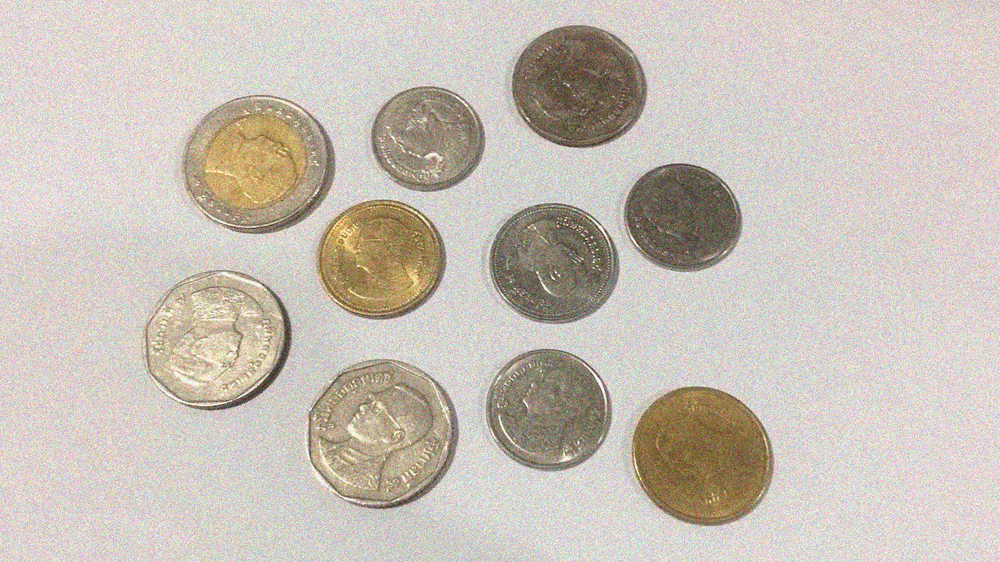
#> input picture 8_Python_&_OpenCV_Image_Processing/39.png, 1000 x 562 px, shrunk from 1366 x 768 before the run, found by its file name
$ python 39_OpenCV.py
#> lines starting #> are read from the running program, lines starting #| are printed output that depends on the picture; after the words box and inside, x2 and y2 are one past the last pixel; in counts of white or black regions, pixels touching at a corner belong together
#https://medium.com/super-ai-engineer/%E0%B8%A1%E0%B8%B2%E0%B8%A3%E0%B8%B9%E0%B9%89%E0%B8%88%E0%B8%B1%E0%B8%81%E0%B8%81%E0%B8%B1%E0%B8%9A-morphological-image-processing-%E0%B8%81%E0%B8%B1%E0%B8%99%E0%B8%94%E0%B8%B5%E0%B8%81%E0%B8%A7%E0%B9%88%E0%B8%B2-da5ea9b7bbad
import cv2
import matplotlib.pyplot as plt

img = cv2.imread("Python/8_Python_&_OpenCV_Image_Processing/39.png",0)
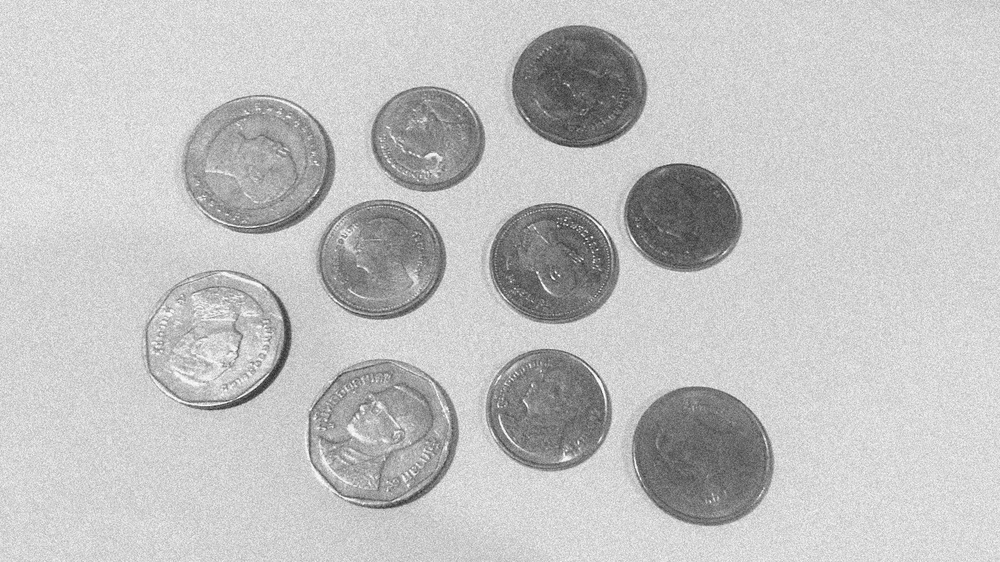
#> img: shape (562, 1000); min 37, max 255, mean 194

#thresh ค่าจุดแบ่ง                      #170 ค่าจุดแบ่ง 255ค่า Max
#THRESH_BINARY_INV ถ้าค่าสูงกว่าค่าจุดแบ่งจะเปลี่ยนเป็น 0 ที่เหลือเป็น 255 #33
thresh , result = cv2.threshold(img,170,255,cv2.THRESH_BINARY_INV)
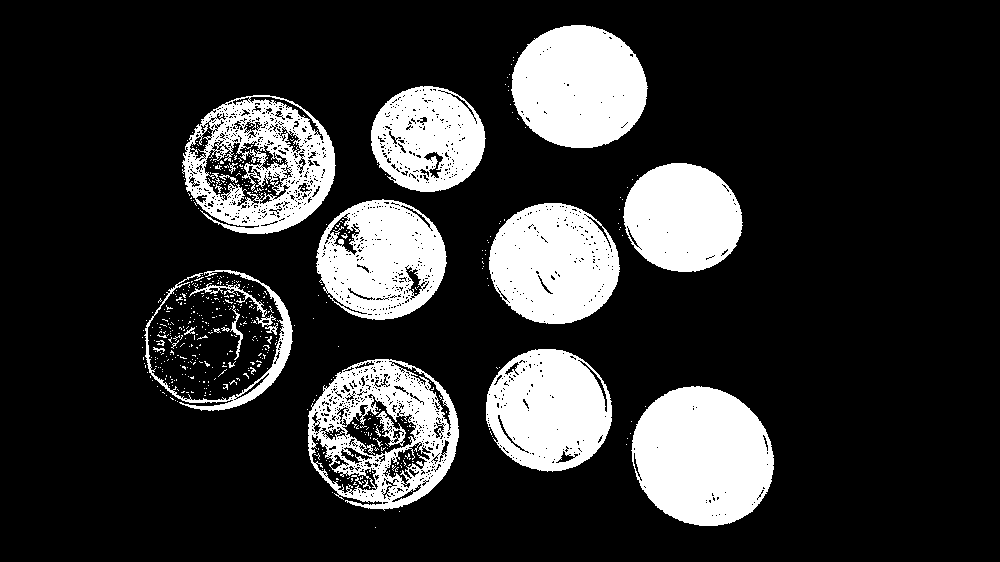
#> result: shape (562, 1000); 19.4% white; 563 white regions (536 under 20 px), largest, box (x1, y1, x2, y2) and area: (631, 386, 774, 526) 15435, (511, 25, 648, 148) 13053, (489, 203, 620, 324) 12009

titles = ["ORIGINAL","THRESH"]
images = [img,result]

for i in range(len(images)):
    plt.subplot(2,3,i+1)
    plt.imshow(images[i],cmap="gray")
    plt.title(titles[i])
    plt.xticks([])
    plt.yticks([])
#> this loop made 2 passes

plt.show()
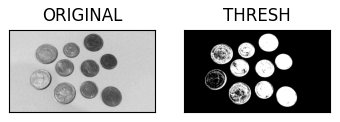
#> figure drawn by matplotlib, 2 panels

$ run again, with 8_Python_&_OpenCV_Image_Processing/18.png copied over 8_Python_&_OpenCV_Image_Processing/39.png
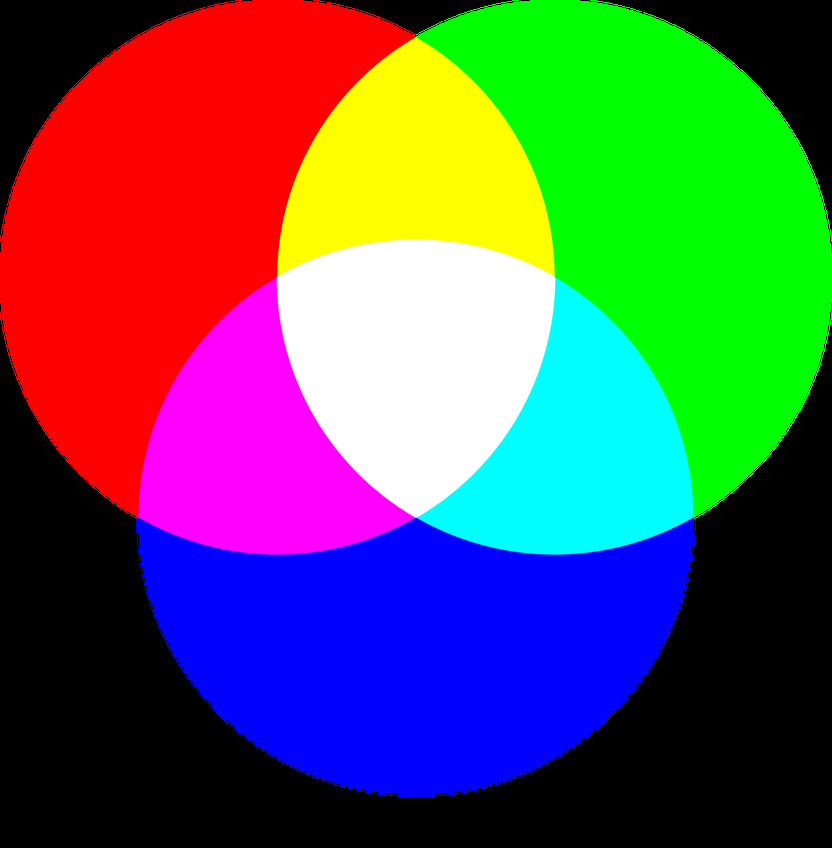
#> input picture 8_Python_&_OpenCV_Image_Processing/18.png, 832 x 848 px, shrunk from 2009 x 2048 before the run, found by its file name
#> `thresh , result = cv2.threshold(img,170,255,cv2.THRESH_BINARY_INV)`:
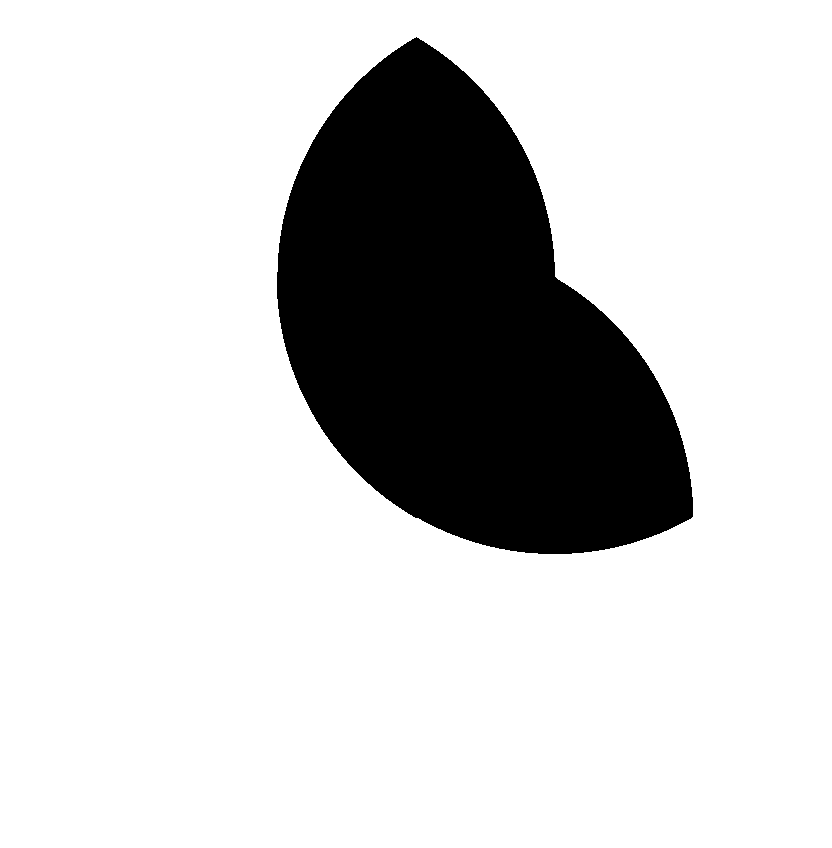
#> result: shape (848, 832); 80.9% white; 1 black region, box (x1, y1, x2, y2) and area: (277, 37, 693, 554) 134779
#> the loop `for i in range(len(images)):` made 2 passes
#> `plt.show()`:
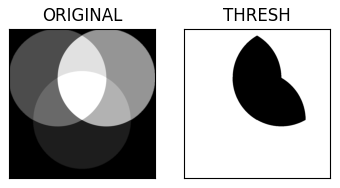
#> figure drawn by matplotlib, 2 panels

$ run again, with 8_Python_&_OpenCV_Image_Processing/32.png copied over 8_Python_&_OpenCV_Image_Processing/39.png
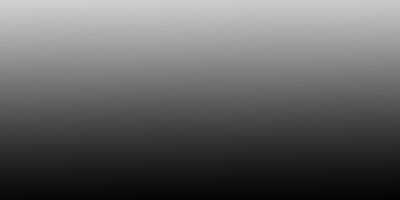
#> input picture 8_Python_&_OpenCV_Image_Processing/32.png, 400 x 200 px, found by its file name
#> `thresh , result = cv2.threshold(img,170,255,cv2.THRESH_BINARY_INV)`:
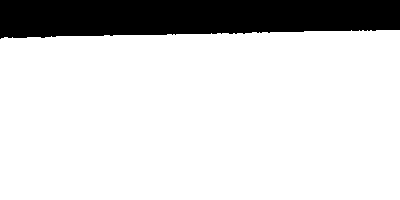
#> result: shape (200, 400); 83.1% white; 1 black region, box (x1, y1, x2, y2) and area: (0, 0, 400, 39) 13514
#> the loop `for i in range(len(images)):` made 2 passes
#> `plt.show()`:
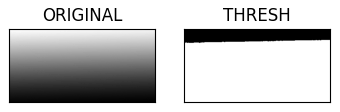
#> figure drawn by matplotlib, 2 panels
